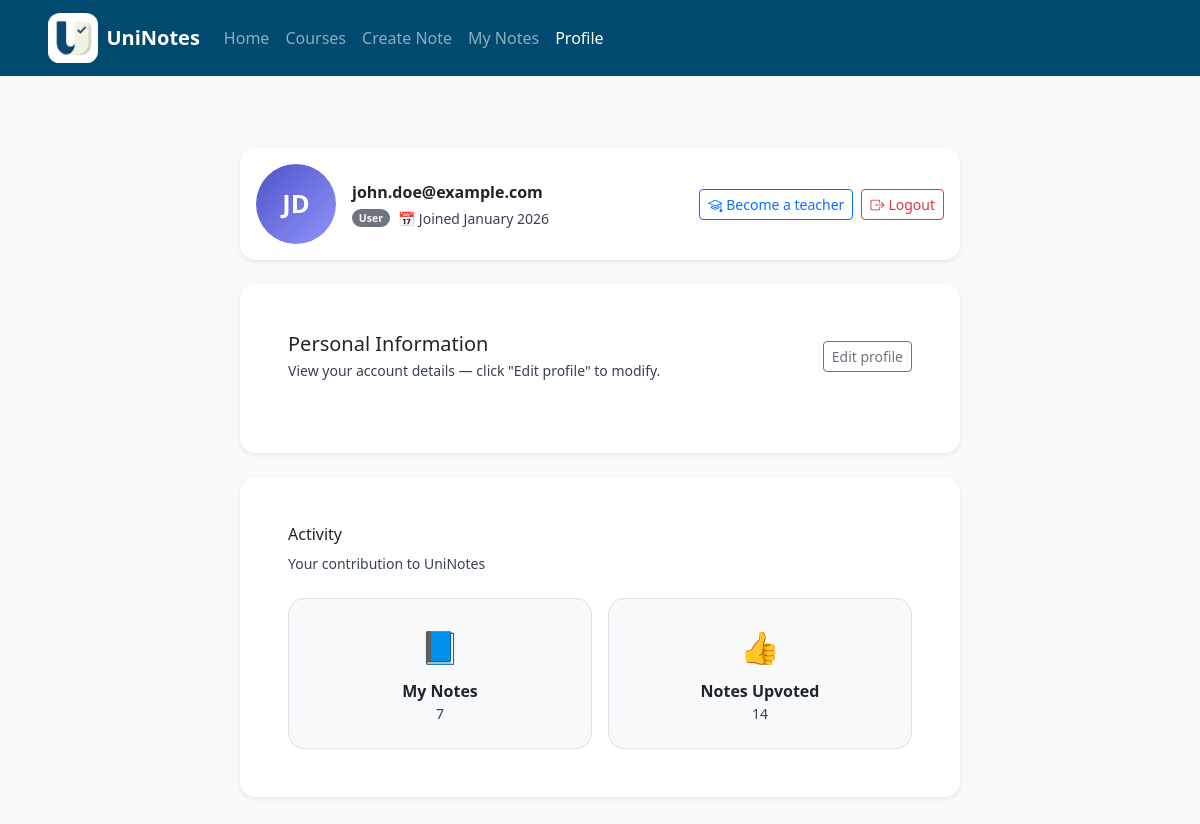
The page /index.php?page=account (signed in) on the database its author committed.
### tables this page shows
CREATE TABLE IF NOT EXISTS `user` (
	`person_id` INT NOT NULL UNIQUE,
	`password` VARCHAR(255) NOT NULL,
	`role` ENUM('user', 'admin') DEFAULT 'user',
	`programme` VARCHAR(255) NULL,
	`bio` TEXT NULL,
	`programme_id` INT NULL,
	`last_login` TIMESTAMP NULL,
	`created_at` TIMESTAMP DEFAULT CURRENT_TIMESTAMP,
	`deleted_at` TIMESTAMP NULL DEFAULT NULL,
	PRIMARY KEY(`person_id`),
	FOREIGN KEY(`person_id`) REFERENCES `person`(`id`) ON UPDATE NO ACTION ON DELETE RESTRICT,
	FOREIGN KEY(`programme_id`) REFERENCES `programme`(`id`) ON UPDATE NO ACTION ON DELETE SET NULL
);

CREATE TABLE IF NOT EXISTS `person` (
	`id` INT NOT NULL AUTO_INCREMENT UNIQUE,
	`name` VARCHAR(100) NOT NULL,
	`surname` VARCHAR(100) NOT NULL,
	`email` VARCHAR(255) NOT NULL UNIQUE,
	`profile_picture` VARCHAR(255),
	PRIMARY KEY(`id`)
);

### index.php (called while the page is built, shortened)
<?php
require "template/base.php";
?>

### db/db.php (called while the page is built, shortened)
<?php
class Database {
    private static $instance = null;
    public static function getInstance() {
        if (self::$instance === null) {
            self::$instance = new PDO(
                "mysql:host=localhost;dbname=uninotes;charset=utf8mb4",
                "root",
                "",
                [
                    PDO::ATTR_ERRMODE => PDO::ERRMODE_EXCEPTION,
                    PDO::ATTR_DEFAULT_FETCH_MODE => PDO::FETCH_ASSOC
                ]
            );
        }
        return self::$instance;
    }
}
?>

### db/PersonModel.php (called while the page is built, shortened)
<?php
require_once 'db.php';
class PersonModel {
    private PDO $pdo;
    public function __construct() {
        $this->pdo = Database::getInstance();
    }
    public function getPersonWithUserData(int $personId): array|false {
        $sql = "SELECT
                    p.name,
                    p.surname,
                    p.email,
                    p.profile_picture,
                    u.created_at,
                    u.programme,
                    u.bio,
                    u.role,
                    u.last_login
                FROM person p
                JOIN user u ON p.id = u.person_id
                WHERE p.id = ?
                LIMIT 1";
        $stmt = $this->pdo->prepare($sql);
        $stmt->execute([$personId]);
        return $stmt->fetch(PDO::FETCH_ASSOC);
    }
}

### db/TeacherModel.php (called while the page is built, shortened)
<?php
require_once 'db.php';
class TeacherModel {
    private PDO $pdo;
    public function __construct() {
        $this->pdo = Database::getInstance();
    }
    public function getTeacherByPersonId(int $personId): array|false {
        $sql = "SELECT department, unibo_site, phone_number, personal_site
                FROM teacher
                WHERE person_id = ?
                LIMIT 1";
        $stmt = $this->pdo->prepare($sql);
        $stmt->execute([$personId]);
        return $stmt->fetch(PDO::FETCH_ASSOC);
    }
}

### db/NoteModel.php (called while the page is built, shortened)
<?php
require_once 'db.php';
class NoteModel {
    private PDO $pdo;
    public function __construct() {
        $this->pdo = Database::getInstance();
    }
    public function countNotesByOwner(int $ownerId): int {
        $stmt = $this->pdo->prepare("SELECT COUNT(*) AS c FROM note WHERE owner_id = ?");
        $stmt->execute([$ownerId]);
        $row = $stmt->fetch(PDO::FETCH_ASSOC);
        return (int)($row['c'] ?? 0);
    }
}
?>

### db/VoteModel.php (called while the page is built, shortened)
<?php
require_once 'db.php';
class VoteModel {
    private PDO $pdo;
    public function __construct() {
        $this->pdo = Database::getInstance();
    }
    public function countUpvotedNotesByUser(int $userId): int {
        $sql = "SELECT COUNT(DISTINCT note_id) AS c FROM vote WHERE user_id = ? AND vote = 1";
        $stmt = $this->pdo->prepare($sql);
        $stmt->execute([$userId]);
        $row = $stmt->fetch(PDO::FETCH_ASSOC);
        return (int)($row['c'] ?? 0);
    }
}

### account.php (the view, shortened to what this page needs)
<?php
$personId = $_SESSION['person_id'];
$personModel = new PersonModel();
$userData = $personModel->getPersonWithUserData($personId);
$fullName  = $userData['name'] . ' ' . $userData['surname'];
$email     = $userData['email'];
$role      = $userData['role'];
$created   = $userData['created_at'];
$rawPic = trim((string)($userData['profile_picture'] ?? ''));
if ($rawPic !== '') {
    $serverPath = __DIR__ . '/' . $rawPic;
    if (file_exists($serverPath)) {
        $profilePicture = $rawPic . '?v=' . filemtime($serverPath);
    } else {
        $profilePicture = $rawPic . '?v=' . time();
    }
} else {
    $profilePicture = null;
}
$initials = strtoupper(
    mb_substr($userData['name'], 0, 1) . mb_substr($userData['surname'], 0, 1)
);
$activity = [
    'notes'   => 0,
    'upvoted' => 0,
];
$noteModel = new NoteModel();
$activity["notes"] = $noteModel->countNotesByOwner($personId);
$voteModel = new VoteModel();
$activity["upvoted"] = $voteModel->countUpvotedNotesByUser($personId);
$userId = (int)$_SESSION['person_id'];
$teacherModel = new TeacherModel();
$row = $teacherModel->getTeacherByPersonId($userId);
$hasTeacherRow      = (bool)$row;
$isTeacherConfirmed = false;
?>
<div class="container py-4 py-lg-5">
    <div class="row justify-content-center">
        <div class="col-12 col-lg-10 col-xl-8">
            <div class="card border-0 shadow-sm rounded-4 mb-4">
                <div class="card-body d-flex flex-column flex-md-row align-items-md-center gap-3">
                    <div class="d-flex align-items-center gap-3 flex-grow-1">
                        <?php if (!empty($profilePicture)): ?>
                            <img src="<?php echo htmlspecialchars($profilePicture); ?>"
                                 alt="Profile of <?php echo htmlspecialchars($fullName); ?>" style="width:80px;height:80px;border-radius:50%;object-fit:cover;">
                        <?php else: ?>
                            <div class="rounded-circle d-flex align-items-center justify-content-center"
                                 style="width:80px;height:80px;
                                        background:linear-gradient(135deg,#4e54c8,#8f94fb);
                                        color:#fff;font-size:1.6rem;font-weight:600;">
                                <?php echo htmlspecialchars($initials); ?>
                            </div>
                        <?php endif; ?>
                        <div>
                            <div class="fw-semibold mb-1">
                                <?php echo htmlspecialchars($email); ?>
                            </div>
                            <div class="d-flex flex-wrap align-items-center gap-2 small text-muted">
                                <?php if ($role === 'admin'): ?>
                                    <span class="badge rounded-pill bg-warning text-dark">
                                        Admin
                                    </span>
                                <?php else: ?>
                                    <span class="badge rounded-pill bg-secondary text-light">
                                        User
                                    </span>
                                <?php endif; ?>
                                <span>
                                    📅 Joined <?php echo htmlspecialchars(date('F Y', strtotime($created))); ?>
                                </span>
                            </div>
                        </div>
                    </div>
<div class="ms-md-auto d-flex flex-wrap gap-2 align-items-center profile-actions">
    <?php if ($isTeacherConfirmed): ?>
        <button class="btn btn-success btn-sm d-flex align-items-center gap-1" disabled>
            <i class="bi bi-mortarboard-fill"></i>
            <span>Teacher</span>
        </button>
    <?php elseif (!$hasTeacherRow): ?>
        <form method="post" class="m-0">
            <button type="submit"
                    name="request_teacher"
                    class="btn btn-outline-primary btn-sm d-flex align-items-center gap-1">
                <i class="bi bi-mortarboard"></i>
                <span>Become a teacher</span>
            </button>
        </form>
    <?php endif; ?>
    <a href="logout.php"
       class="btn btn-outline-danger btn-sm d-flex align-items-center gap-1">
        <i class="bi bi-box-arrow-right"></i>
        <span>Logout</span>
    </a>
</div>
                </div>
            </div>
            <div class="card border-0 shadow-sm rounded-4 mb-4">
                <div class="card-body p-4 p-lg-5">
                    <div class="d-flex justify-content-between align-items-center mb-4">
                    <div>
                        <h2 class="h5 mb-1">Personal Information</h2>
                        <p class="text-muted small mb-0">View your account details — click "Edit profile" to modify.</p>
                    </div>
                    <button type="button"
                            id="editProfileBtn"
                            class="btn btn-outline-secondary btn-sm"
                            aria-expanded="false"
                            aria-controls="profileForm">
                        Edit profile
                    </button>
                </div>
                </div>
            </div>
            <div class="card border-0 shadow-sm rounded-4 mb-4">
                <div class="card-body p-4 p-lg-5">
                    <h2 class="h6 mb-2">Activity</h2>
                    <p class="text-muted small mb-4">Your contribution to UniNotes</p>
                    <div class="row g-3">
                        <div class="col-12 col-md-6">
                            <a href="index.php?page=user_notes_uploaded"
                            class="text-decoration-none text-reset">
                                <div class="border rounded-4 py-4 px-3 text-center bg-light hover-shadow">
                                    <div class="fs-2 mb-2">📘</div>
                                    <div class="fw-semibold">My Notes</div>
                                    <div class="text-muted small">
                                        <?php echo (int)$activity['notes']; ?>
                                    </div>
                                </div>
                            </a>
                        </div>
                        <div class="col-12 col-md-6">
                            <a href="index.php?page=user_notes_upvoted"
                            class="text-decoration-none text-reset">
                                <div class="border rounded-4 py-4 px-3 text-center bg-light hover-shadow">
                                    <div class="fs-2 mb-2">👍</div>
                                    <div class="fw-semibold">Notes Upvoted</div>
                                    <div class="text-muted small">
                                        <?php echo (int)$activity['upvoted']; ?>
                                    </div>
                                </div>
                            </a>
                        </div>
                    </div>
                </div>
            </div>
        </div>
    </div>
</div>

### css/style.css (style rules this page uses)
body { font-family: system-ui, -apple-system, BlinkMacSystemFont, "Segoe UI", Roboto, "Helvetica Neue", Arial, sans-serif; font-size: 16px; line-height: 1.5; color: #0f172a; }
:root { --brand-500: #2563eb; --brand-600: #4f46e5; --muted-500: #374151; --muted-600: #111827; --focus-ring: 3px solid rgba(37, 99, 235, 0.4); }
.auth-subheading, .auth-footer-text, .auth-muted-link, .small.text-muted { color: #374151 !important; }
.hover-shadow { transition: box-shadow 0.15s ease, transform 0.15s ease; }

### rows shown on the page
user: person_id.surname "JD", person_id.email "john.doe@example.com", created_at "January 2026"

### other values the page prints
$activity['notes'] "7"
$activity['upvoted'] "14"
